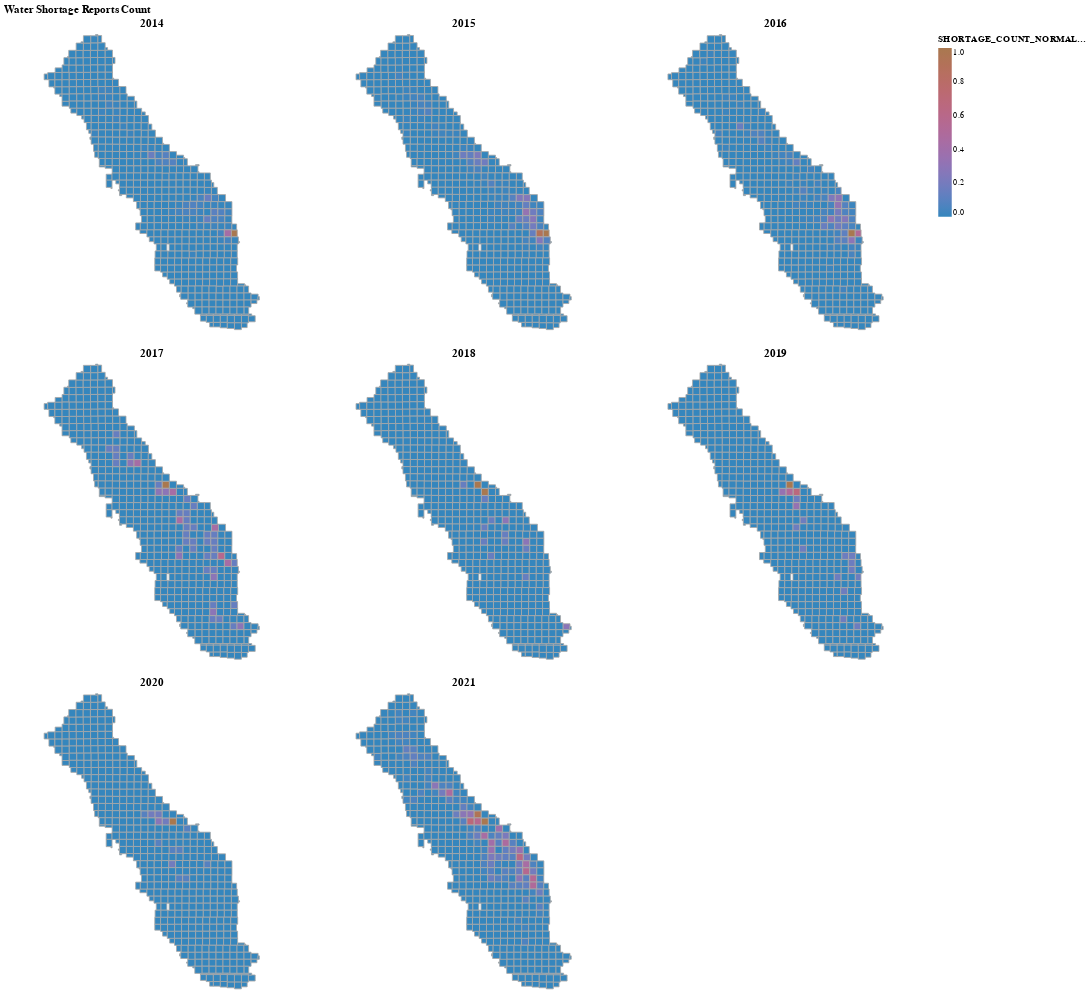

This figure's notebook cell:
### Code cell
view_trs_side_by_side(normalized_df, feature="YEAR", value="SHORTAGE_COUNT_NORMALIZED", title="Water Shortage Reports Count")

### Figure 1 — Vega-Lite specification as saved in the notebook (floating-point values rounded to 4 significant figures; data arrays with more than 128 entries replaced by an {"elided": "..."} marker saying what was removed)
{"config": {"view": {"continuousWidth": 400, "continuousHeight": 300}}, "concat": [{"data": {"name": "data-89192e1bd3ee7b3ac7b143014c187280"}, "mark": {"type": "geoshape", "stroke": "darkgray"}, "encoding": {"color": {"field": "SHORTAGE_COUNT_NORMALIZED", "scale": {"range": ["#3586BD", "#A9784F"]}, "type": "quantitative"}, "tooltip": [{"field": "SHORTAGE_COUNT", "type": "quantitative"}, {"field": "TOWNSHIP_RANGE", "type": "nominal"}, {"field": "YEAR", "type": "nominal"}, {"field": "SHORTAGE_COUNT_NORMALIZED", "type": "quantitative"}]}, "height": 350, "title": "2014", "width": 350}, {"data": {"name": "data-e5f049ee62ccad499d21faa68510b255"}, "mark": {"type": "geoshape", "stroke": "darkgray"}, "encoding": {"color": {"field": "SHORTAGE_COUNT_NORMALIZED", "scale": {"range": ["#3586BD", "#A9784F"]}, "type": "quantitative"}, "tooltip": [{"field": "SHORTAGE_COUNT", "type": "quantitative"}, {"field": "TOWNSHIP_RANGE", "type": "nominal"}, {"field": "YEAR", "type": "nominal"}, {"field": "SHORTAGE_COUNT_NORMALIZED", "type": "quantitative"}]}, "height": 350, "title": "2015", "width": 350}, {"data": {"name": "data-2a7f9f3a86d644960aad21b477f4da30"}, "mark": {"type": "geoshape", "stroke": "darkgray"}, "encoding": {"color": {"field": "SHORTAGE_COUNT_NORMALIZED", "scale": {"range": ["#3586BD", "#A9784F"]}, "type": "quantitative"}, "tooltip": [{"field": "SHORTAGE_COUNT", "type": "quantitative"}, {"field": "TOWNSHIP_RANGE", "type": "nominal"}, {"field": "YEAR", "type": "nominal"}, {"field": "SHORTAGE_COUNT_NORMALIZED", "type": "quantitative"}]}, "height": 350, "title": "2016", "width": 350}, {"data": {"name": "data-4b275e3e761f6b4910c52a95edd8fce2"}, "mark": {"type": "geoshape", "stroke": "darkgray"}, "encoding": {"color": {"field": "SHORTAGE_COUNT_NORMALIZED", "scale": {"range": ["#3586BD", "#A9784F"]}, "type": "quantitative"}, "tooltip": [{"field": "SHORTAGE_COUNT", "type": "quantitative"}, {"field": "TOWNSHIP_RANGE", "type": "nominal"}, {"field": "YEAR", "type": "nominal"}, {"field": "SHORTAGE_COUNT_NORMALIZED", "type": "quantitative"}]}, "height": 350, "title": "2017", "width": 350}, {"data": {"name": "data-b7145c0e5e235f1c24d630fe042e4265"}, "mark": {"type": "geoshape", "stroke": "darkgray"}, "encoding": {"color": {"field": "SHORTAGE_COUNT_NORMALIZED", "scale": {"range": ["#3586BD", "#A9784F"]}, "type": "quantitative"}, "tooltip": [{"field": "SHORTAGE_COUNT", "type": "quantitative"}, {"field": "TOWNSHIP_RANGE", "type": "nominal"}, {"field": "YEAR", "type": "nominal"}, {"field": "SHORTAGE_COUNT_NORMALIZED", "type": "quantitative"}]}, "height": 350, "title": "2018", "width": 350}, {"data": {"name": "data-f28b270a8b8293006e5c09dfdaf227f7"}, "mark": {"type": "geoshape", "stroke": "darkgray"}, "encoding": {"color": {"field": "SHORTAGE_COUNT_NORMALIZED", "scale": {"range": ["#3586BD", "#A9784F"]}, "type": "quantitative"}, "tooltip": [{"field": "SHORTAGE_COUNT", "type": "quantitative"}, {"field": "TOWNSHIP_RANGE", "type": "nominal"}, {"field": "YEAR", "type": "nominal"}, {"field": "SHORTAGE_COUNT_NORMALIZED", "type": "quantitative"}]}, "height": 350, "title": "2019", "width": 350}, {"data": {"name": "data-950dad7c0a50de77773d002a50240ac4"}, "mark": {"type": "geoshape", "stroke": "darkgray"}, "encoding": {"color": {"field": "SHORTAGE_COUNT_NORMALIZED", "scale": {"range": ["#3586BD", "#A9784F"]}, "type": "quantitative"}, "tooltip": [{"field": "SHORTAGE_COUNT", "type": "quantitative"}, {"field": "TOWNSHIP_RANGE", "type": "nominal"}, {"field": "YEAR", "type": "nominal"}, {"field": "SHORTAGE_COUNT_NORMALIZED", "type": "quantitative"}]}, "height": 350, "title": "2020", "width": 350}, {"data": {"name": "data-3bf179dea74351b5e3d9a4aa6751a86e"}, "mark": {"type": "geoshape", "stroke": "darkgray"}, "encoding": {"color": {"field": "SHORTAGE_COUNT_NORMALIZED", "scale": {"range": ["#3586BD", "#A9784F"]}, "type": "quantitative"}, "tooltip": [{"field": "SHORTAGE_COUNT", "type": "quantitative"}, {"field": "TOWNSHIP_RANGE", "type": "nominal"}, {"field": "YEAR", "type": "nominal"}, {"field": "SHORTAGE_COUNT_NORMALIZED", "type": "quantitative"}]}, "height": 350, "title": "2021", "width": 350}], "columns": 3, "title": "Water Shortage Reports Count", "$schema": "https://vega.github.io/schema/vega-lite/v4.17.0.json", "datasets": {"data-89192e1bd3ee7b3ac7b143014c187280": {"elided": "478 records"}, "data-e5f049ee62ccad499d21faa68510b255": {"elided": "478 records"}, "data-2a7f9f3a86d644960aad21b477f4da30": {"elided": "478 records"}, "data-4b275e3e761f6b4910c52a95edd8fce2": {"elided": "478 records"}, "data-b7145c0e5e235f1c24d630fe042e4265": {"elided": "478 records"}, "data-f28b270a8b8293006e5c09dfdaf227f7": {"elided": "478 records"}, "data-950dad7c0a50de77773d002a50240ac4": {"elided": "478 records"}, "data-3bf179dea74351b5e3d9a4aa6751a86e": {"elided": "478 records"}}}
